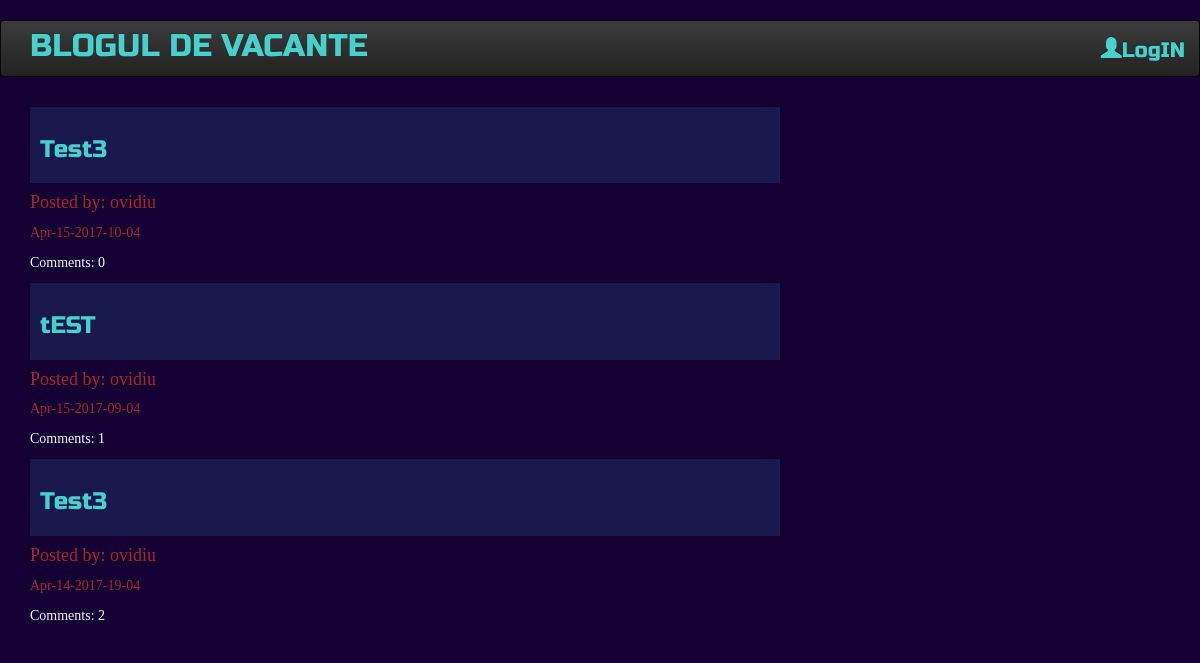
The page / on the database its author committed.
### blog/models.py (models this page shows, shortened)
class Post(models.Model):
    author = models.ForeignKey("auth.User")
    title = models.CharField(max_length=200)
    text = models.TextField()
    created_date =  models.DateTimeField(default=timezone.now)
    published_date = models.DateTimeField(blank=True, null=True)
    def approve_comments(self):
        return self.comments.filter(approved_comment=True)

### blog/views.py (the view)
# urls.py: url(r'^$',views.PostListView.as_view(), name='post_list'),
class PostListView(ListView):
    model = Post
    def get_queryset(self):
        return Post.objects.filter(published_date__lte=timezone.now()).order_by('-published_date')

### blog/templates/blog/post_list.html
{% extends "blog/base.html" %}
{% block content %}
<div class="centerstage">
  {% for post in post_list %}
<div class="title">
    <h3 id="one"><a id="one" href="{% url 'post_detail' pk=post.pk %}"> {{post.title}} </a></h3>
</div>
<div class="details">
      <h4 id="name">Posted by: {{post.author}} </h4>
      <p id="date">{{post.published_date|date:"M-d-Y-H-m"}}</p>
      <p><a id="comments" href="{% url 'post_detail' pk=post.pk %}">Comments: {{post.approve_comments.count}} </a></p>
    </div>
  {% endfor %}
</div>
{% endblock %}

### blog/templates/blog/base.html (shortened to what this page needs)
<!DOCTYPE html>
{% load staticfiles %}
<html>
  <head>
    <link rel="stylesheet" href="https://maxcdn.bootstrapcdn.com/bootstrap/3.3.7/css/bootstrap.min.css">
    <link rel="stylesheet" href="https://maxcdn.bootstrapcdn.com/bootstrap/3.3.7/css/bootstrap-theme.min.css">
    <link rel="stylesheet" href="//cdn.jsdelivr.net/medium-editor/latest/css/medium-editor.min.css" type="text/css" media="screen" charset="utf-8">
    <link rel="stylesheet" href="{% static 'css/blog.css' %}">
  </head>
  <body>
  <nav class="navbar navbar-inverse techfont" >
    <div class="container">
      <ul class = "nav navbar-nav">
        <li><a id="one" class='navbar-brand bigbrand' href="{% url 'post_list' %}">BLOGUL DE VACANTE</a></li>
      </ul>
    <ul class= 'nav navbar-nav navbar-right'>
      {% if user.is_authenticated %}
      <li><a  id="one" href="{% url 'post_new' %}">New Post</a></li>
      <li><a  id="one" href="{% url 'post_draft_list' %}">Drafts</a></li>
      <li><a  id="one" href="{% url 'logout' %}">LogOUT</a></li>
      <li><a  id="one" >WELCOME {{user.username}}</a></li>
      {% else %}
      <li><a id="one" class ='nav navbar-nav navbar-right 'href="{% url 'login' %}"><span class='glyphicon glyphicon-user'></span>LogIN</a></li>
      {% endif %}
    </ul>
  </div>
</nav>
  <div class="content container">
    <div class="row">
      <div class="col-md-8">
        <div class="blog_posts">
          {% block content %}
          {% endblock %}
        </div>
      </div>
    </div>
  </div>
</body>
</html>

### blog/static/css/blog.css (style rules this page uses)
body { background-color: #140032; }
.techfont { font-family: 'Russo One', sans-serif; font-size: 1.5em; margin-top: 20px; margin-bottom: 30px; color: #48D1CC; }
#one { color:#48D1CC; }
#name { color:#A52A2A; }
#date { color: #A52A2A; }
#comments { color: #F8F8FF; }
.title { font-family: 'Russo One', sans-serif; background-color: #19194d; padding-left: 10px; padding-right: 10px; padding-top: 10px; padding-bottom: 10px; }
.details { font-family: 'Spirax', cursive; }
.centerstage { margin-left: auto; margin-right: auto; }
.bigbrand { font-size: 1.5em; }

### rows shown on the page
Post: title "Test3", author "ovidiu", published_date "Apr-15-2017-10-04", approve_comments.count "0"
Post: title "tEST", author "ovidiu", published_date "Apr-15-2017-09-04", approve_comments.count "1"
Post: title "Test3", author "ovidiu", published_date "Apr-14-2017-19-04", approve_comments.count "2"
